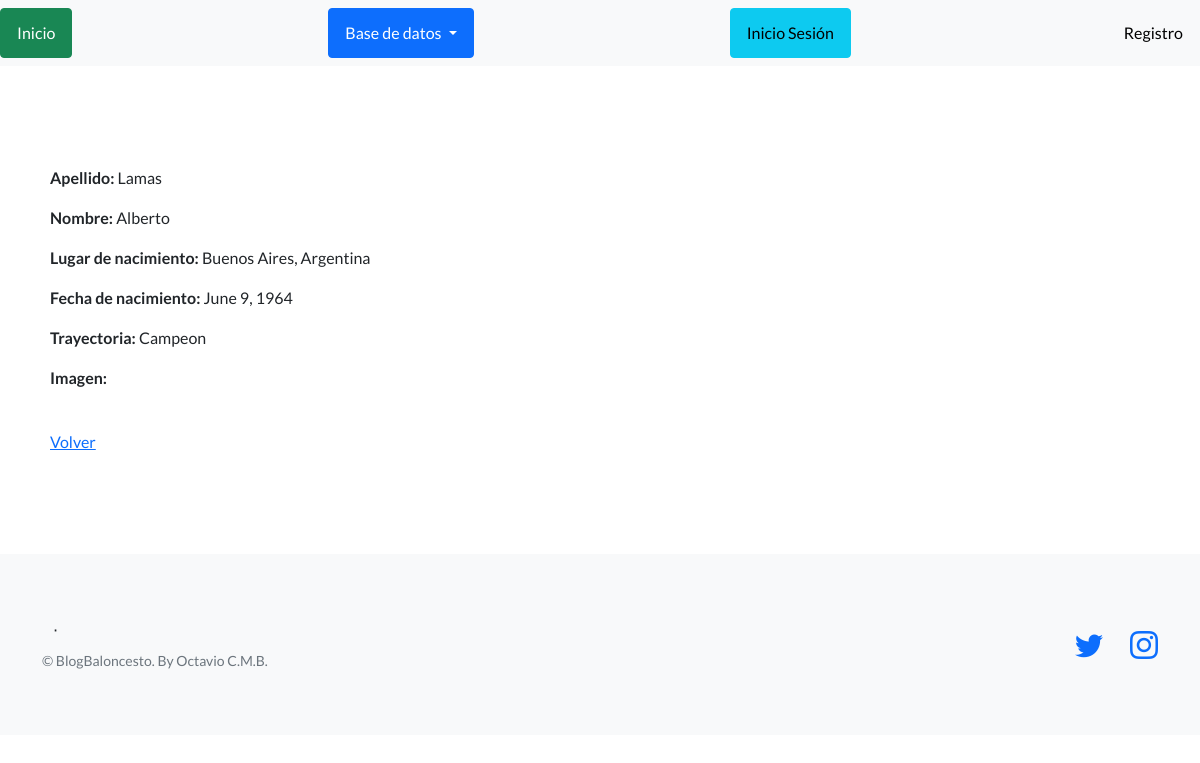
Screenshot of /BlogBasquet/entrenadores/1/ with the database file from the repository.
### Basquet1/models.py (models this page shows, shortened)
class Entrenadores(models.Model):
    nombre = models.CharField(max_length=256)
    apellido = models.CharField(max_length=256)
    lugar_de_nacimiento = models.CharField(max_length=256)
    fecha_de_nacimiento = models.DateField()
    trayectoria = models.TextField()
    creador = models.ForeignKey(User, on_delete=models.SET_NULL, null=True)
    foto = models.ImageField(upload_to='entrenadores', null=True, blank=True)

### Basquet1/views.py (the view)
# urls.py: path("entrenadores/<int:pk>/", EntrenadoresDetailView.as_view(), name="ver_entrenadores"),
class EntrenadoresDetailView(DetailView):
    model = Entrenadores
    success_url = reverse_lazy('listar_entrenadores')

### Basquet1/templates/Basquet1/entrenadores_detail.html
{% extends "Basquet1/base.html" %}
{% block contenido %}
<p>
 <strong>Apellido:</strong> {{object.apellido}}
</p>
<p>
 <strong>Nombre:</strong> {{object.nombre}}
</p>
<p>
 <strong>Lugar de nacimiento:</strong> {{object.lugar_de_nacimiento}}
</p>
<p>
 <strong>Fecha de nacimiento:</strong> {{object.fecha_de_nacimiento}}
</p>
<p>
 <strong>Trayectoria:</strong> {{object.trayectoria}}
</p>
<p>
 <strong>Imagen:</strong> {{object.imagen}}
</p>
<br>
<a href="{% url 'listar_jugadores' %}">Volver</a>
{% endblock contenido %}

### rows the page displays
Entrenadores: apellido "Lamas", nombre "Alberto", lugar_de_nacimiento "Buenos Aires, Argentina", fecha_de_nacimiento "June 9, 1964", trayectoria "Campeon"
